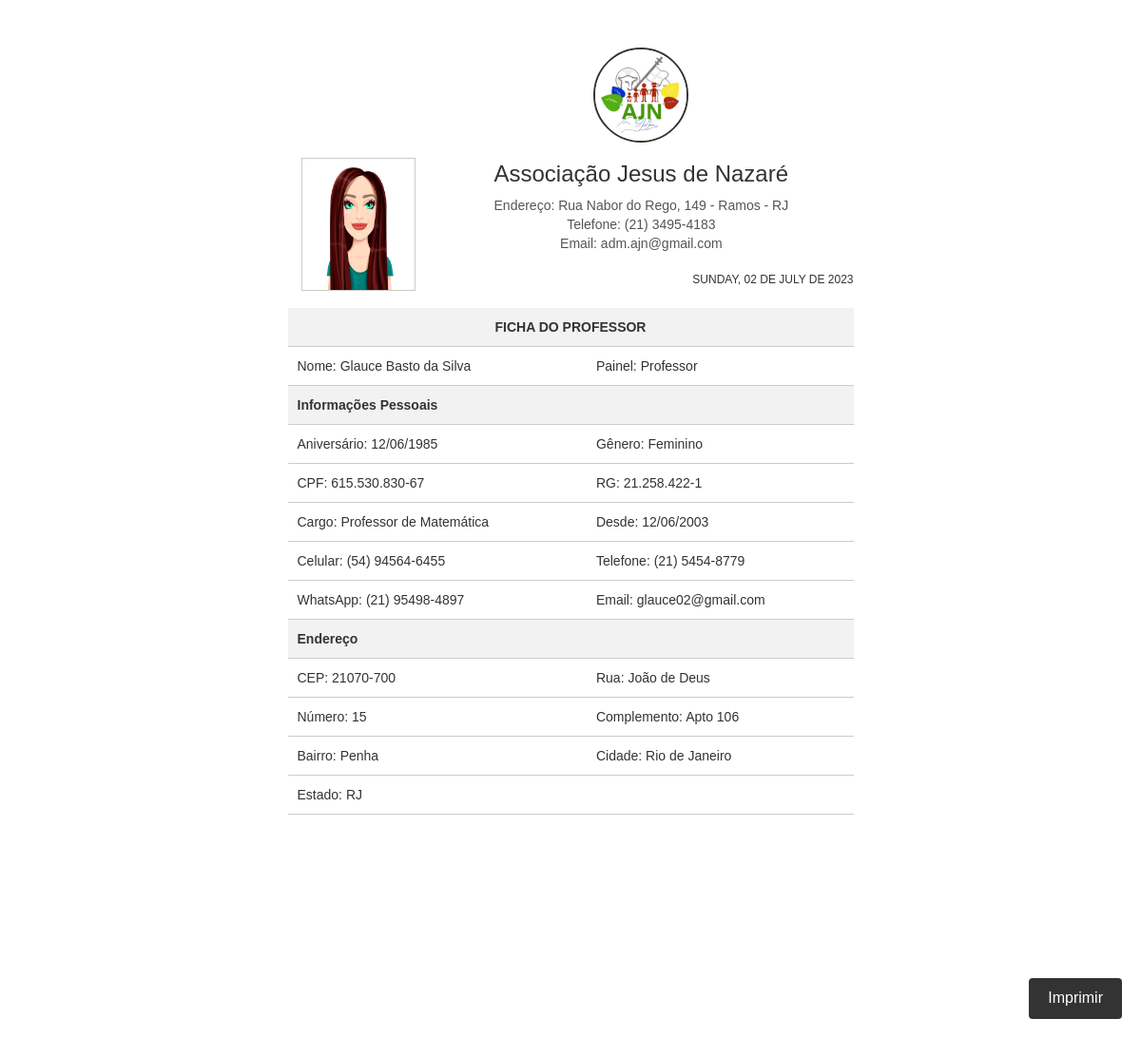
Screenshot of /rel/fichadoprofessor_html.php?id=36 with the database file from the repository.
### tables this page shows
CREATE TABLE `professores` (
  `id` int(11) NOT NULL,
  `imagem` varchar(1000) NOT NULL,
  `nomecompleto` varchar(50) NOT NULL,
  `nomesocial` varchar(50) NOT NULL,
  `aniversario` varchar(10) NOT NULL,
  `genero` varchar(20) NOT NULL,
  `rg` varchar(15) NOT NULL,
  `cpf` varchar(30) NOT NULL,
  `telefone` varchar(20) NOT NULL,
  `celular` varchar(20) NOT NULL,
  `email` varchar(100) NOT NULL,
  `cargo` varchar(100) NOT NULL,
  `formacao` varchar(50) NOT NULL,
  `admissao` varchar(12) NOT NULL,
  `cep` varchar(9) NOT NULL,
  `rua` varchar(50) NOT NULL,
  `numero` varchar(10) NOT NULL,
  `complemento` varchar(50) NOT NULL,
  `bairro` varchar(50) NOT NULL,
  `cidade` varchar(25) NOT NULL,
  `estado` varchar(25) NOT NULL,
  `whatsapp` varchar(20) NOT NULL
);

CREATE TABLE `user` (
  `id` int(11) NOT NULL,
  `cpf` varchar(30) NOT NULL,
  `nomesocial` varchar(50) NOT NULL,
  `email` varchar(50) NOT NULL,
  `nivel` varchar(15) NOT NULL,
  `senha` varchar(255) NOT NULL
);

### rel/fichadoprofessor_html.php (the view, shortened to what this page needs)
<?php
require_once("../conexao.php");
$data_hoje = strtoupper(utf8_encode(strftime('%A, %d de %B de %Y', strtotime('today'))));
?>
<!DOCTYPE html>
<html>
<head>
    <link rel="stylesheet" href="https://maxcdn.bootstrapcdn.com/bootstrap/3.3.7/css/bootstrap.min.css">
</head>
<body>
<div class="content-wrapper">
    <?php
    $id = $_GET['id'];
    $query = $pdo->query("SELECT * FROM professores where id = '$id'");
    $res = $query->fetchAll(PDO::FETCH_ASSOC);
    for ($i=0; $i < count($res); $i++) {
        $imagem = $res[$i]['imagem'];
        $nomecompleto = $res[$i]['nomecompleto'];
        $aniversario = $res[$i]['aniversario'];
        $genero = $res[$i]['genero'];
        $rg = $res[$i]['rg'];
        $cpf = $res[$i]['cpf'];
        $telefone = $res[$i]['telefone'];
        $celular = $res[$i]['celular'];
        $email = $res[$i]['email'];
        $cargo = $res[$i]['cargo'];
        $admissao = $res[$i]['admissao'];
        $cep = $res[$i]['cep'];
        $rua = $res[$i]['rua'];
        $numero = $res[$i]['numero'];
        $complemento = $res[$i]['complemento'];
        $bairro = $res[$i]['bairro'];
        $cidade = $res[$i]['cidade'];
        $estado = $res[$i]['estado'];
        $whatsapp = $res[$i]['whatsapp'];
        $query = $pdo->query("SELECT * FROM user where cpf = '$cpf'");
        $res = $query->fetchAll(PDO::FETCH_ASSOC);
        $nivel = $res[$i]['nivel'];
        $nivel = ucfirst(strtolower($nivel));
        $telefone_sem_simbolos = preg_replace('/[^0-9]/', '', $telefone);
        $telefone_formatado = '(' . substr($telefone_sem_simbolos, 0, 2) . ') ' . substr( $telefone_sem_simbolos, 2, 4) . '-' . substr( $telefone_sem_simbolos, 6);
        $celular_sem_simbolos = preg_replace('/[^0-9]/', '', $celular);
        $celular_formatado = '(' . substr($celular_sem_simbolos, 0, 2) . ') ' . substr($celular_sem_simbolos, 2, 5) . '-' . substr($celular_sem_simbolos, 7);
        $whatsapp_sem_simbolos = preg_replace('/[^0-9]/', '', $whatsapp);
        $whatsapp_formatado = '(' . substr($whatsapp_sem_simbolos, 0, 2) . ') ' . substr($whatsapp_sem_simbolos, 2, 5) . '-' . substr($whatsapp_sem_simbolos, 7);
        $rg_sem_simbolo = preg_replace('/[^0-9]/', '', $rg);
        $rg_formatado = substr($rg, 0, 2) . '.' . substr($rg_sem_simbolo, 2, 3) . '.' . substr($rg_sem_simbolo, 5, 3) . '-' . substr($rg_sem_simbolo, 8);
        $cpf_formatado_professor = substr_replace($cpf, '.', 3, 0);
        $cpf_formatado_professor  = substr_replace($cpf_formatado_professor, '.', 7, 0);
        $cpf_formatado_professor  = substr_replace($cpf_formatado_professor , '-', 11, 0);
        $aniversario_formatado = date('d/m/Y', strtotime($aniversario));
        $admissao_formatado = date('d/m/Y', strtotime($admissao));
    ?>
    <div class="ficha-aluno">
        <div class="conteiner-principal">
            <div class="conteiner1">
            <div class="foto" >
                <?php if ($imagem) { ?>
                    <img src="../img/professores/<?php echo $imagem;?>" alt="Foto do Aluno">
                <?php } ?>
                </div>
            </div>
            <div class="conteiner">
                <div class="logo">
                    <img src="../img/logo-ajn.jpg" alt="Associação Jesus de Nazaré">
                </div>
                <div class="logo-text">
                    <h3>Associação Jesus de Nazaré</h3>
                    <address>
                        Endereço: Rua Nabor do Rego, 149 - Ramos - RJ<br>
                        Telefone: (21) 3495-4183<br>
                        Email: adm.ajn@gmail.com
                    </address>
                </div>
            </div>
        </div>
        <p class="date"><?php echo  mb_strtoupper($data_hoje); ?></p>
        <table>
            <tr>
                <th colspan="2" style="text-align: center; text-transform: uppercase;">Ficha do Professor</th>
            </tr>
            <tr>
                <td> Nome: <?php echo $nomecompleto; ?></td>
                <td>Painel: <?php echo $nivel; ?></td>
            </tr>
            <th colspan="2">Informações Pessoais</th>
            <tr>
                <td>Aniversário: <?php echo $aniversario_formatado; ?></td>
                <td>Gênero: <?php echo $genero; ?></td>
            </tr>
            <tr>
                <td>CPF: <?php echo $cpf_formatado_professor; ?></td>
                <td>RG: <?php echo $rg_formatado; ?></td>
            </tr>
            <tr>
                <td> Cargo: <?php echo $cargo; ?></td>
                <td> Desde: <?php echo  $admissao_formatado; ?></td>
            </tr>
            <tr>
                <td>Celular: <?php echo $celular_formatado; ?></td>
                <td>Telefone: <?php echo $telefone_formatado; ?></td>
            </tr>
            <tr>
                <td>WhatsApp: <?php echo $whatsapp_formatado; ?></td>
                <td>Email: <?php echo $email; ?></td>
            </tr>
            <tr>
                <th colspan="2">Endereço</th>
            </tr>
            <tr>
                <td>CEP: <?php echo $cep; ?></td>
                <td>Rua: <?php echo $rua; ?></td>
            </tr>
            <tr>
                <td>Número: <?php echo $numero; ?></td>
                <td>Complemento: <?php echo $complemento; ?></td>
            </tr>
            <tr>
                <td>Bairro: <?php echo $bairro; ?></td>
                <td>Cidade: <?php echo $cidade; ?></td>
            </tr>
            <tr>
                <td colspan="2">Estado: <?php echo $estado; ?></td>
            </tr>
        </table>
    </div>
    <button class="print-button" onclick="window.print()">Imprimir</button>
    <?php } ?>
  </div>
</body>
</html>

### rel/fichadoprofessor_html.php (style rules this page uses)
.content-wrapper { margin-top: 50px; margin-bottom: 200px; }
.ficha-aluno { width: 595px; height: 842px; margin: 0 auto; border: none; }
.ficha-aluno table { width: 100%; }
.ficha-aluno th, .ficha-aluno td { padding: 10px; text-align: left; border-bottom: 1px solid #ccc; }
.ficha-aluno th { background-color: #f2f2f2; }
.conteiner-principal { display: flex; justify-content: center; align-items: flex-end; margin-bottom: 0px; }
.conteiner1 { width: 25%; display: flex; flex-direction: column; align-items: center; margin-bottom: 0px; }
.conteiner { width: 75%; display: flex; flex-direction: column; align-items: center; margin-bottom: 0px; }
.logo img { width: 100px; border-radius: 50%; border: 2px solid #333; text-align: center; flex: 3; }
.foto img { width: 120px; height: 140px; border: 1px solid #ccc; margin-bottom: -20px; flex: 1; }
body { font-family: Arial, sans-serif; margin-bottom: 50px; }
.print-button { position: fixed; bottom: 20px; right: 20px; padding: 10px 20px; background-color: #333; color: #fff; border: none; border-radius: 4px; font-size: 16px; cursor: pointer; transition: background-color 0.3s ease; z-index: 100; }
table { margin-top: 20px; }
.date { font-size: 12px; text-align: right; margin-bottom: 10px; }
address { font-style: normal; margin-top: 8px; color: #555; text-align: center; display: Flex; }

### rows the page displays
professores: imagem (picture), nomecompleto "Glauce Basto da Silva", user.nivel "Professor", aniversario "12/06/1985", genero "Feminino", cpf "615.530.830-67", rg "21.258.422-1", cargo "Professor de Matemática", admissao "12/06/2003", celular "(54) 94564-6455", telefone "(21) 5454-8779", whatsapp "(21) 95498-4897", email "glauce02@gmail.com", cep "21070-700", rua "João de Deus", numero "15", complemento "Apto 106", bairro "Penha", cidade "Rio de Janeiro", estado "RJ"
